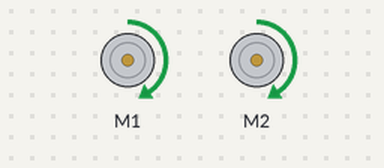
Bench run of a program on a simulated Raspberry Pi (BCM pin numbers). On the bench: 2 × DC motor (green arrow = forward, orange = backward, longer = faster). Motors are numbered in the order the program creates them (left before right in a Robot).

Above: at 1.0 s.
At 5.0 s:
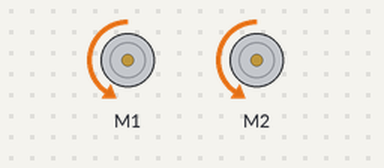
At 7.0 s:
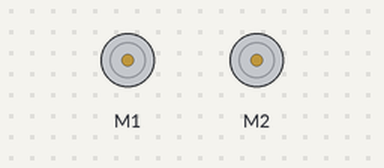
Timing chart, 0 to 10.4 s (numbered marks = the images above):
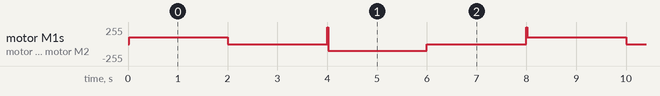

The program:

ttmotors.py
```python
from gpiozero import Motor
from time import sleep

# Initialize motor pins
left_motor = Motor(forward=5, backward=6, enable=12)
right_motor = Motor(forward=27, backward=22, enable=13)

def move_forward_and_stop():
    left_motor.forward()
    right_motor.forward()
    right_motor.value = 0.4  # Set right motor speed to 30%
    left_motor.value = 0.4
    sleep(2)  # Move forward for 2 seconds
    left_motor.stop()
    right_motor.stop()
    sleep(2)  # Stop for 2 seconds

def move_backward():
    left_motor.forward()
    right_motor.forward()
    right_motor.value = -0.4  # Set right motor speed to 30%
    left_motor.value = -0.4
    sleep(2)  # Move backward for 2 seconds
    left_motor.stop()
    right_motor.stop()
    sleep(2)  # Stop for 2 seconds

try:
    while True:
        move_forward_and_stop()
        move_backward()

except KeyboardInterrupt:
    left_motor.stop()
    right_motor.stop()
```

Measured:
- by itself, motor M1, motor M2: repeats every 8.0 s: stopped 2.0 s, forward 255/255 0.02 s, backward 102/255 2.0 s, stopped 2.0 s, forward 255/255 0.02 s, forward 102/255 2.0 s
